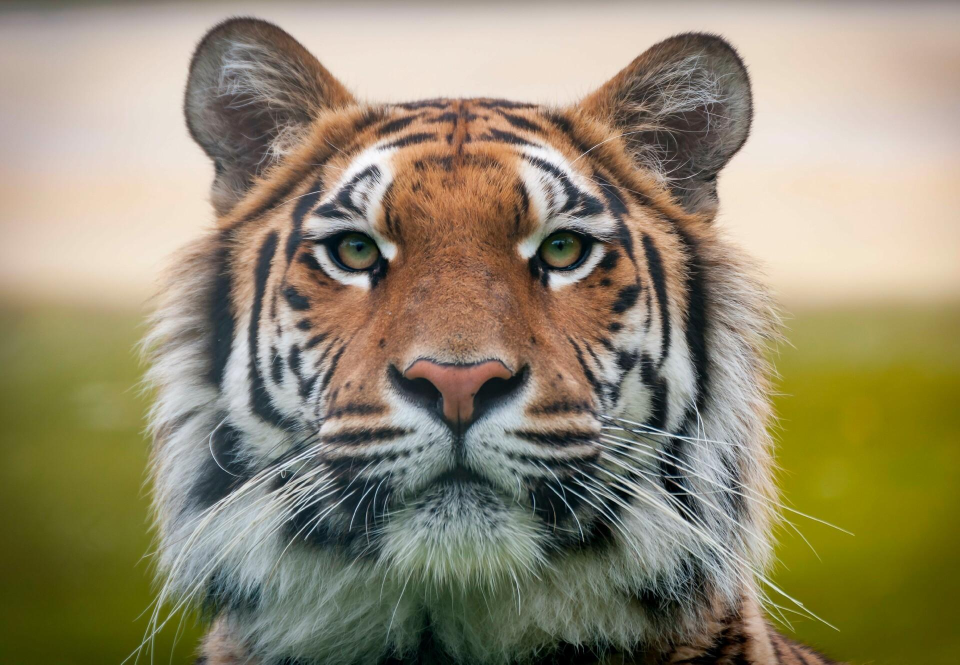
#> input picture 5th sem/Image/images/tiger.jpg, 1920 x 1329 px (shown at 1/2 size)
$ jupyter execute 1_Power_function.ipynb
#> lines starting #> are read from the running program, lines starting #| are printed output that depends on the picture
***Power Function***

Power law transformations have the following
form

$S = C  r ^ {\gamma}$

S = output pixel

r = input pixel

C = constant

Map a narrow range
of dark input values
into a wider range of
output values or vice
versa
Varying $\gamma$ gives a whole
family of curves

<style>
    .jp-Notebook { background: white !important; color: black !important; }
    pre, code { background: white !important; color: black !important; }
</style>

[cell 1]
import numpy as np
from PIL import Image
import matplotlib.pyplot as plt

[cell 2]
def power_function(input_image):
  img = input_image.resize((400,400), Image.Resampling.LANCZOS)


  # convert to numpy array
  numpy_image = np.array(img)
  numpy_image = numpy_image/255

  #transforming for different values of gamma

  #plotting input and output images
  # set up side-by-side image display
  fig = plt.figure()
  fig.set_figheight(20)
  fig.set_figwidth(20)

  fig.add_subplot(4,4,1)
  plt.imshow(img, cmap='gray')
  plt.title('original image')

  gamma = 0.1
  for i in range(15):
    #print(i*gamma)
    numpy_image_a = np.power(numpy_image,gamma*(i+1))
    numpy_image_a = numpy_image_a * 255
    numpy_image_a = np.around(numpy_image_a,decimals=0)
    power_image = Image.fromarray(numpy_image_a)
    power_image = power_image.convert("L")
    fig.add_subplot(4,4,i+2)
    plt.imshow(power_image, cmap='gray')
    plt.title('gamma = '+ str(round(i*gamma,1)))


  return power_image

[cell 3]
# reading image and converting to gray scale
img = Image.open('../images/tiger.jpg').convert('L')
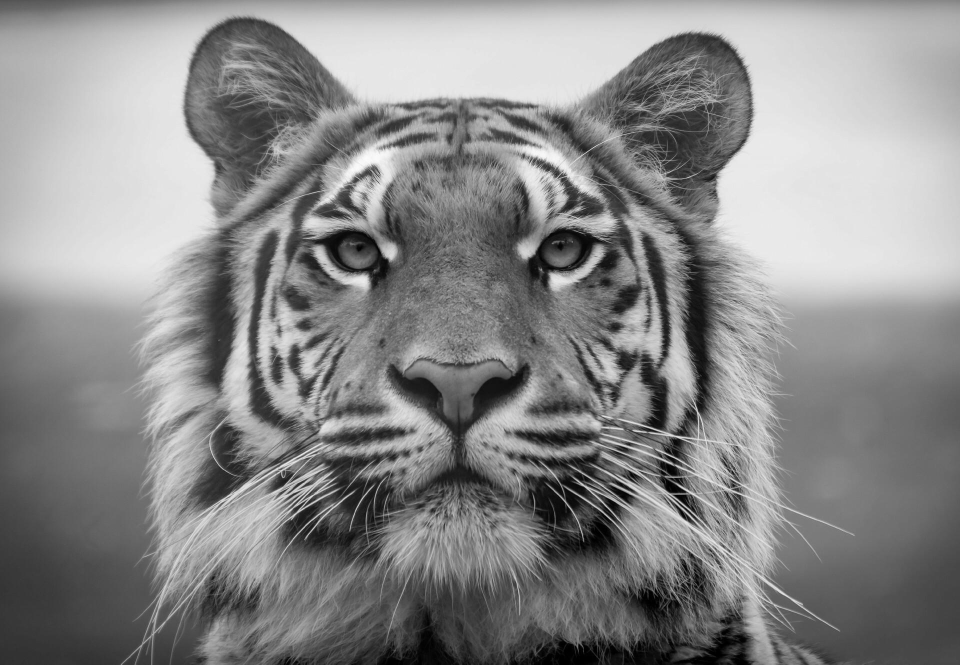
#> img: PIL image 1920x1329 L (shown at 1/2 size); min 0, max 254, mean 137.1
# Calling the power function
a = power_function(img)
#> in power_function, `img = input_image.resize((400,400), Image.Resampling.LANCZOS)`:
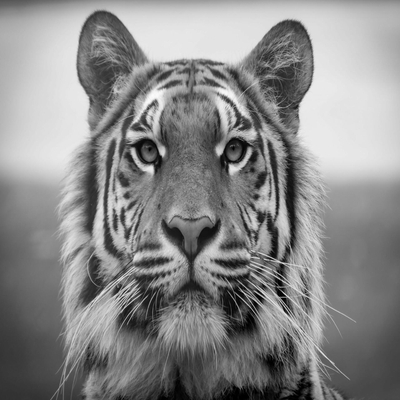
#> img: PIL image 400x400 L; min 0, max 251, mean 137.2
#> the loop in power_function, `for i in range(15):` made 15 passes
#> pass 1, in power_function, `numpy_image_a = np.power(numpy_image,gamma*(i+1))`:
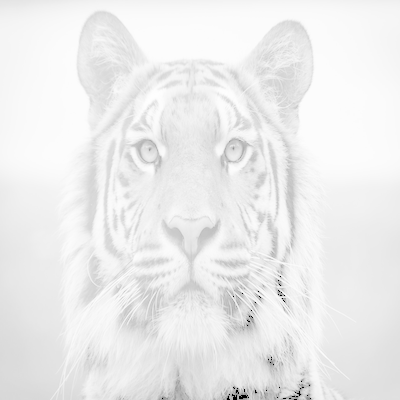
#> numpy_image_a: shape (400, 400) float64; min 0, max 0.998, mean 0.929
#> after the loop in power_function, `for i in range(15):`:
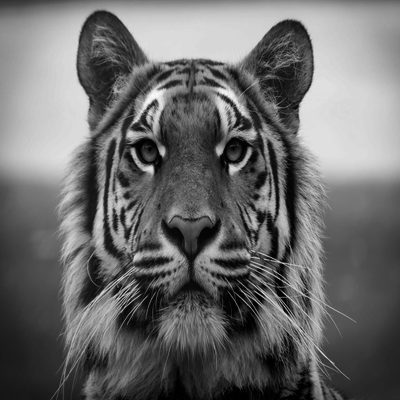
#> numpy_image_a: shape (400, 400) float64; min 0, max 249, mean 107.6
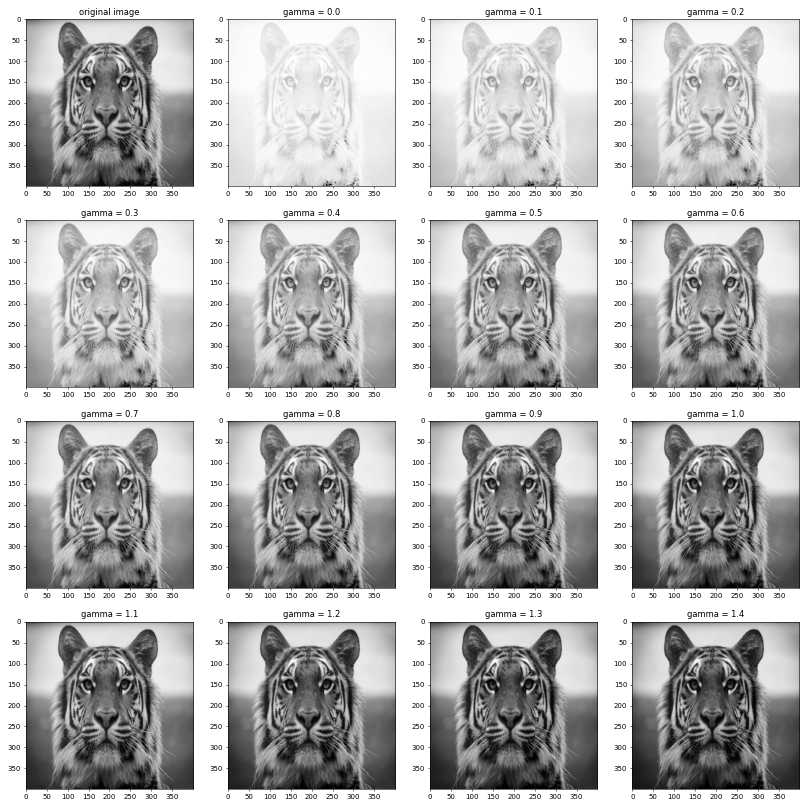
#> figure drawn by matplotlib, 16 panels
